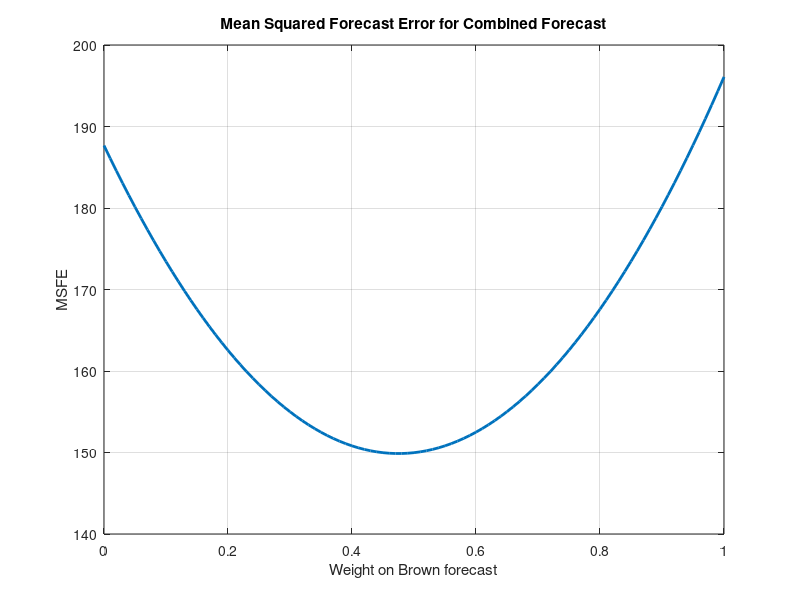
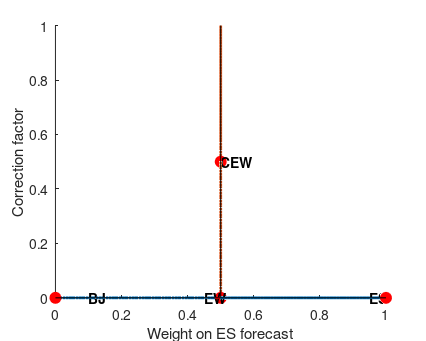

Recreate these plots in MATLAB, in order.
%% Bates and Granger (1969) Table 1 data + Barnard (1963)

clear all;
close all;

e0 = 2.75; % the error of combined forecast in Dec 1952

% monthly 1953 data
data = [
    196, 195, 199;
    196, 190, 206;
    236, 218, 212;
    235, 217, 213;
    229, 226, 238;
    243, 260, 265;
    264, 288, 254;
    272, 288, 270;
    237, 249, 248;
    211, 220, 221;
    180, 192, 192;
    201, 214, 208
];

y = data(:,1); % actual
F = data(:,2:3); % Brown and Box-Jenkins forecasts

E = y - F;
MSFE = diag(E'*E)/size(E,1);

w_set = [0:0.01:1]';
MSFE_set = w_set * 0; % preallocation

for l = 1:length(w_set)
    w = w_set(l);
    F_c = w * F(:,1) + (1-w) * F(:,2);
    E_c = y - F_c;
    MSFE_set(l) = (E_c'*E_c)/length(E_c);
end

% equal weight forecast
w_fixed = 0.5;
F_c = w_fixed * F(:,1) + (1-w_fixed) * F(:,2);
E_c = y - F_c;
MSFE_c = (E_c'*E_c)/length(E_c);

rho_set = [0:0.01:1.0]';
MSFE_rho_set = rho_set * 0; % preallocation
for l = 1:length(rho_set)
    rho = rho_set(l);
    F_c_rho = F_c + rho * [e0; E_c(1:end-1)];
    E_c_rho = y - F_c_rho;
    MSFE_rho_set(l) = (E_c_rho'*E_c_rho)/length(E_c_rho);
end

% fixed correction of 0.5
rho_fixed = 0.5;
F_c_rho = F_c + rho_fixed * [e0; E_c(1:end-1)];
E_c_rho = y - F_c_rho;
MSFE_c_rho = (E_c_rho'*E_c_rho)/length(E_c_rho);


%% plot figure
% 2D
plot(w_set, MSFE_set, 'LineWidth', 2);
xlabel('Weight on Brown forecast');
ylabel('MSFE');
title('Mean Squared Forecast Error for Combined Forecast');
grid on;

% 3D
scrsz = get(0,'ScreenSize'); 
gcf=figure('PaperPositionMode','auto','Position',[scrsz(3)/20 scrsz(4)/2 scrsz(3)/(3) scrsz(4)/(3)],'PaperOrientation','landscape'); hold on; % position [left bottom width height]
plot3(w_set, rho_set*0, MSFE_set, 'LineWidth', 2); hold on;
plot3(w_set*0 + 0.5, rho_set, MSFE_rho_set, 'LineWidth', 2)
grid on;
xlabel('Weight on ES forecast');
ylabel('Correction factor')
zlabel('MSFE')
% add individual points
plot3(0.5, 0, MSFE_c, 'ro', 'MarkerSize', 8, 'MarkerFaceColor', 'r');
plot3(0.5, 0.5, MSFE_c_rho, 'ro', 'MarkerSize', 8, 'MarkerFaceColor', 'r');
plot3(0, 0, MSFE(2), 'ro', 'MarkerSize', 8, 'MarkerFaceColor', 'r');
plot3(1, 0, MSFE(1), 'ro', 'MarkerSize', 8, 'MarkerFaceColor', 'r');

grid off
% add planes
plot3([1 0 0 1 1],[0 0 0 0 0],[60 60 200 200 60],'k')
plot3(0.5*[1 1 1 1 1],[0 0 1 1 0],[60 180 180 60 60],'k')

% add text labels
text(0.45, 0,   MSFE_c     + 10, 'EW',  'FontSize', 10, 'FontWeight', 'bold');
text(0.5, 0.5, MSFE_c_rho + 10, 'CEW', 'FontSize', 10, 'FontWeight', 'bold');
text(0.95, 0, MSFE(1), 'ES', 'FontSize', 10, 'FontWeight', 'bold');
text(0.1, 0, MSFE(2)+5, 'BJ', 'FontSize', 10, 'FontWeight', 'bold');

file_out = '/Users/av/Sydney Uni Dropbox/Andrey Vasnev/Research/2025/GLS project/Draft/fig-BG-v01.pdf';
%exportgraphics(gcf,file_out,'ContentType','vector');
